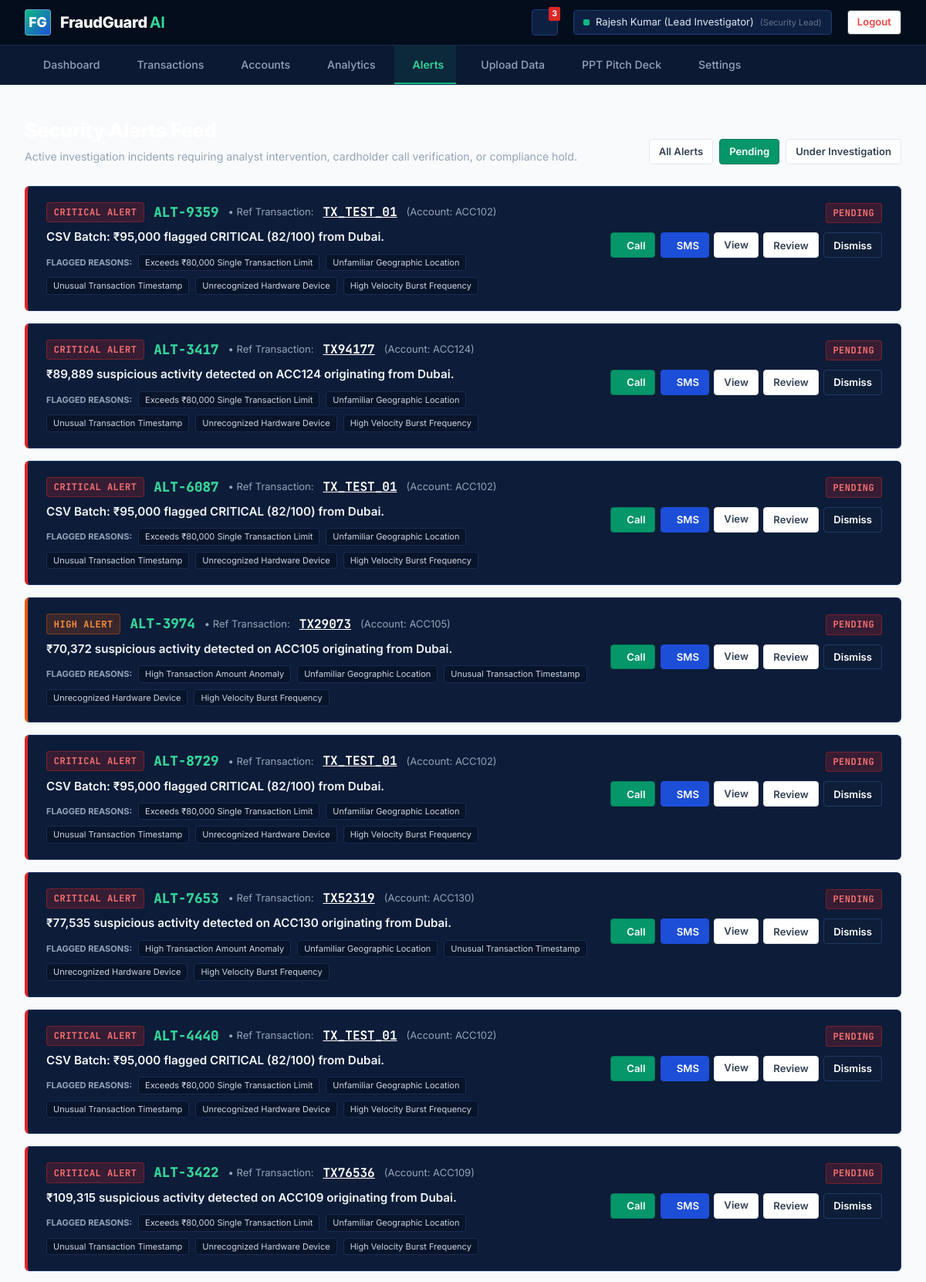
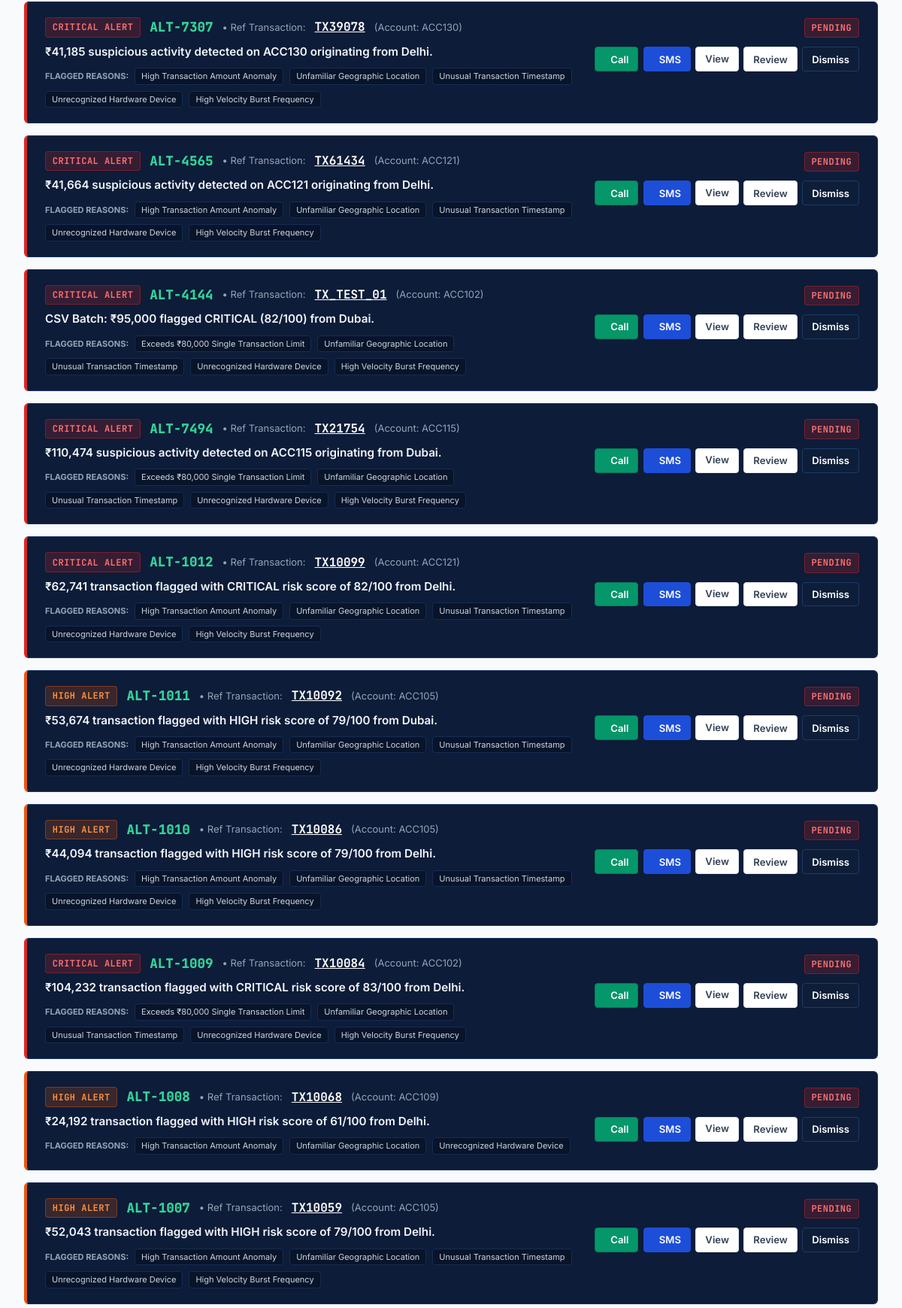
Screenshot of /alerts?status=PENDING (signed in, upper part) with the database file from the repository (2 pictures, top to bottom).
### tables this page shows
CREATE TABLE alerts (
            id INTEGER PRIMARY KEY AUTOINCREMENT,
            alert_id TEXT UNIQUE NOT NULL,
            transaction_id TEXT NOT NULL,
            account_id TEXT NOT NULL,
            severity TEXT NOT NULL,
            message TEXT NOT NULL,
            reasons TEXT DEFAULT '[]',
            status TEXT DEFAULT 'PENDING',
            created_at TIMESTAMP DEFAULT CURRENT_TIMESTAMP,
            FOREIGN KEY (transaction_id) REFERENCES transactions (transaction_id)
        );

### app.py (the view)
@app.route('/alerts')
@login_required
def alerts_view():
    status_filter = request.args.get('status', 'ALL')
    alerts_list = get_all_alerts(status_filter=status_filter)
    for a in alerts_list:
        try:
            a['reasons_list'] = json.loads(a['reasons']) if a['reasons'] else []
        except Exception:
            a['reasons_list'] = []
    return render_template('alerts.html', alerts=alerts_list, status_filter=status_filter)

### app.py (called while the page is built)
def login_required(f):
    @wraps(f)
    def decorated_function(*args, **kwargs):
        if 'user_id' not in session:
            if request.is_json or request.path.startswith('/api/'):
                return jsonify({'success': False, 'message': 'Authentication required. Please log in.'}), 401
            return redirect(url_for('login_view', next=request.url))
        return f(*args, **kwargs)
    return decorated_function

### database.py (called while the page is built)
def get_db_connection():
    os.makedirs(os.path.dirname(DB_PATH), exist_ok=True)
    conn = sqlite3.connect(DB_PATH, timeout=30.0)
    conn.row_factory = sqlite3.Row
    return conn

def get_all_alerts(status_filter=None):
    conn = get_db_connection()
    if status_filter and status_filter != 'ALL':
        rows = conn.execute('SELECT * FROM alerts WHERE status = ? ORDER BY id DESC', (status_filter,)).fetchall()
    else:
        rows = conn.execute('SELECT * FROM alerts ORDER BY id DESC').fetchall()
    conn.close()
    return [dict(r) for r in rows]

### templates/alerts.html (shortened to what this page needs)
{% extends "base.html" %}
{% block content %}
<div class="app-main-content">
    <div style="margin-bottom: 1.75rem; display: flex; justify-content: space-between; align-items: flex-end;">
        <div>
            <h1 style="font-size: 1.6rem; font-weight: 800; color: #FFFFFF; letter-spacing: -0.02em;">
            </h1>
            <p style="font-size: 0.88rem; color: #94A3B8; margin-top: 0.2rem;">
                Active investigation incidents requiring analyst intervention, cardholder call verification, or compliance hold.
            </p>
        </div>
        <div style="display: flex; gap: 0.5rem;">
            <a href="{{ url_for('alerts_view', status='ALL') }}" class="btn btn-sm {% if status_filter == 'ALL' %}btn-green{% else %}btn-secondary{% endif %}">
                All Alerts
            </a>
            <a href="{{ url_for('alerts_view', status='PENDING') }}" class="btn btn-sm {% if status_filter == 'PENDING' %}btn-green{% else %}btn-secondary{% endif %}">
                Pending
            </a>
            <a href="{{ url_for('alerts_view', status='UNDER_INVESTIGATION') }}" class="btn btn-sm {% if status_filter == 'UNDER_INVESTIGATION' %}btn-green{% else %}btn-secondary{% endif %}">
                Under Investigation
            </a>
        </div>
    </div>
    <div style="display: flex; flex-direction: column; gap: 1rem;">
        {% for alert in alerts %}
        <div id="alert-row-{{ alert.alert_id }}" class="panel-card" style="border-left: 4px solid {% if alert.severity == 'CRITICAL' %}#DC2626{% elif alert.severity == 'HIGH' %}#EA580C{% else %}#D97706{% endif %}; padding: 1.25rem 1.5rem;">
            <div style="display: flex; justify-content: space-between; align-items: flex-start; gap: 1.5rem; flex-wrap: wrap;">
                <div style="flex: 1; min-width: 320px;">
                    <div style="display: flex; align-items: center; gap: 0.75rem; margin-bottom: 0.5rem;">
                        <span class="risk-tag {{ alert.severity.lower() }}">
                            {{ alert.severity }} ALERT
                        </span>
                        <span class="mono" style="font-weight: 800; color: #34D399; font-size: 1.1rem;">
                            {{ alert.alert_id }}
                        </span>
                        <span style="color: #94A3B8; font-size: 13px;">&bull; Ref Transaction:</span>
                        <a href="{{ url_for('transaction_details_view', tx_id=alert.transaction_id) }}" class="mono" style="font-weight: 700; color: #FFFFFF; text-decoration: underline;">
                            {{ alert.transaction_id }}
                        </a>
                        <span style="color: #94A3B8; font-size: 13px;">(Account: {{ alert.account_id }})</span>
                    </div>
                    <div style="font-size: 0.95rem; font-weight: 600; color: #F1F5F9; margin-bottom: 0.6rem;">
                        {{ alert.message }}
                    </div>
                    {% if alert.reasons_list %}
                    <div style="display: flex; flex-wrap: wrap; gap: 0.5rem; align-items: center;">
                        <span style="font-size: 11px; font-weight: 700; color: #94A3B8; text-transform: uppercase;">FLAGGED REASONS:</span>
                        {% for r in alert.reasons_list %}
                        <span style="background: #08142A; border: 1px solid #162C54; border-radius: 4px; padding: 2px 8px; font-size: 11px; color: #CBD5E1;">
                            {{ r }}
                        </span>
                        {% endfor %}
                    </div>
                    {% endif %}
                </div>
                <div style="display: flex; flex-direction: column; align-items: flex-end; gap: 0.75rem;">
                    <div>
                        <span id="status-badge-{{ alert.alert_id }}" class="risk-tag {% if alert.status == 'PENDING' %}critical{% elif alert.status == 'UNDER_INVESTIGATION' %}medium{% else %}low{% endif %}">
                            {{ alert.status }}
                        </span>
                    </div>
                    <div style="display: flex; gap: 0.4rem; flex-wrap: wrap;">
                        <button class="btn btn-green btn-sm btn-call-customer" data-account-id="{{ alert.account_id }}" data-tx-id="{{ alert.transaction_id }}">
                             Call
                        </button>
                        <button class="btn btn-primary btn-sm btn-send-message" data-account-id="{{ alert.account_id }}" data-tx-id="{{ alert.transaction_id }}">
                             SMS
                        </button>
                        <a href="{{ url_for('transaction_details_view', tx_id=alert.transaction_id) }}" class="btn btn-secondary btn-sm">
                            View
                        </a>
                        <button class="btn btn-secondary btn-sm btn-review-alert" data-alert-id="{{ alert.alert_id }}">
                            Review
                        </button>
                        <button class="btn btn-dark btn-sm btn-dismiss-alert" data-alert-id="{{ alert.alert_id }}">
                            Dismiss
                        </button>
                    </div>
                </div>
            </div>
        </div>
        {% endfor %}
    </div>
</div>
{% endblock %}

### static/css/style.css (style rules this page uses)
:root { --navy-dark: #071224; --navy-surface: #0E1E38; --navy-card: #13274A; --navy-border: #1E3A68; --blue-primary: #1D4ED8; --blue-hover: #1E40AF; --blue-light: #EFF6FF; --blue-subtle: #DBEAFE; --blue-accent: #38BDF8; --emerald-primary: #059669; --emerald-accent: #10B981; --emerald-light: #ECFDF5; --emerald-dark: #064E3B; --emerald-border: #6EE7B7; --teal-accent: #0D9488; --teal-light: #CCFBF1; --teal-dark: #115E59; --off-white: #F8FAFC; --cream-surface: #F0FDF4; --gray-subtle: #E2E8F0; --gray-muted: #64748B; --gray-dark: #334155; --text-main: #0F172A; --text-light: #F1F5F9; --text-muted: #94A3B8; --risk-critical: #DC2626; --risk-critical-bg: #FEF2F2; --risk-high: #EA580C; --risk-high-bg: #FFF7ED; --risk-medium: #D97706; --risk-medium-bg: #FFFBEB; --risk-low: #059669; --risk-low-bg: #ECFDF5; --radius-xs: 2px; --radius-sm: 4px; --radius-md: 6px; --radius-lg: 8px; --shadow-sm: 0 1px 2px 0 rgba(0, 0, 0, 0.05); --shadow-md: 0 4px 6px -1px rgba(0, 0, 0, 0.1), 0 2px 4px -1px rgba(0, 0, 0, 0.06); --shadow-lg: 0 10px 15px -3px rgba(0, 0, 0, 0.15), 0 4px 6px -2px rgba(0, 0, 0, 0.05); }
* { box-sizing: border-box; margin: 0; padding: 0; }
body { font-family: 'Inter', -apple-system, BlinkMacSystemFont, 'Segoe UI', Roboto, sans-serif; color: var(--text-main); background-color: var(--off-white); line-height: 1.5; -webkit-font-smoothing: antialiased; }
code, pre, .mono { font-family: 'JetBrains Mono', monospace; }
a { color: inherit; text-decoration: none; }
.btn { display: inline-flex; align-items: center; justify-content: center; gap: 0.5rem; font-family: inherit; font-size: 0.9rem; font-weight: 600; padding: 0.6rem 1.25rem; border-radius: var(--radius-sm); border: 1px solid transparent; cursor: pointer; transition: background-color 0.15s ease, border-color 0.15s ease, transform 0.1s ease; text-align: center; white-space: nowrap; }
.btn-primary { background-color: var(--blue-primary); color: #FFFFFF; border-color: #1D4ED8; }
.btn-green, .btn-emerald { background-color: var(--emerald-primary); color: #FFFFFF; border-color: #047857; }
.btn-dark { background-color: var(--navy-surface); color: #FFFFFF; border-color: var(--navy-border); }
.btn-secondary { background-color: #FFFFFF; color: var(--gray-dark); border-color: var(--gray-subtle); }
.btn-sm { padding: 0.35rem 0.75rem; font-size: 0.82rem; border-radius: var(--radius-sm); }
.app-main-content { flex: 1; padding: 2rem; max-width: 1440px; margin: 0 auto; width: 100%; }
.panel-card { background: #0D1C38; border: 1px solid #1A3464; border-radius: var(--radius-md); padding: 1.5rem; }
.risk-tag { display: inline-block; padding: 0.2rem 0.55rem; font-size: 0.75rem; font-weight: 700; letter-spacing: 0.04em; border-radius: var(--radius-sm); border: 1px solid transparent; font-family: 'JetBrains Mono', monospace; }
.risk-tag.critical, .risk-tag.blocked { background: rgba(220, 38, 38, 0.2); color: #F87171; border-color: rgba(220, 38, 38, 0.4); }
.risk-tag.high { background: rgba(234, 88, 12, 0.2); color: #FB923C; border-color: rgba(234, 88, 12, 0.4); }

### rows the page displays
alerts: severity "CRITICAL", alert_id "ALT-9359", transaction_id "TX_TEST_01", account_id "ACC102", message "CSV Batch: ₹95,000 flagged CRITICAL (82/100) from Dubai.", reasons_list "Exceeds ₹80,000 Single Transaction Limit" "Unfamiliar Geographic Location" "Unusual Transaction Timestamp" "Unrecognized Hardware Device" "High Velocity Burst Frequency", status "PENDING"
alerts: severity "CRITICAL", alert_id "ALT-3417", transaction_id "TX94177", account_id "ACC124", message "₹89,889 suspicious activity detected on ACC124 originating from Dubai.", reasons_list "Exceeds ₹80,000 Single Transaction Limit" "Unfamiliar Geographic Location" "Unusual Transaction Timestamp" "Unrecognized Hardware Device" "High Velocity Burst Frequency", status "PENDING"
alerts: severity "CRITICAL", alert_id "ALT-6087", transaction_id "TX_TEST_01", account_id "ACC102", message "CSV Batch: ₹95,000 flagged CRITICAL (82/100) from Dubai.", reasons_list "Exceeds ₹80,000 Single Transaction Limit" "Unfamiliar Geographic Location" "Unusual Transaction Timestamp" "Unrecognized Hardware Device" "High Velocity Burst Frequency", status "PENDING"
alerts: severity "HIGH", alert_id "ALT-3974", transaction_id "TX29073", account_id "ACC105", message "₹70,372 suspicious activity detected on ACC105 originating from Dubai.", reasons_list "High Transaction Amount Anomaly" "Unfamiliar Geographic Location" "Unusual Transaction Timestamp" "Unrecognized Hardware Device" "High Velocity Burst Frequency", status "PENDING"
alerts: severity "CRITICAL", alert_id "ALT-8729", transaction_id "TX_TEST_01", account_id "ACC102", message "CSV Batch: ₹95,000 flagged CRITICAL (82/100) from Dubai.", reasons_list "Exceeds ₹80,000 Single Transaction Limit" "Unfamiliar Geographic Location" "Unusual Transaction Timestamp" "Unrecognized Hardware Device" "High Velocity Burst Frequency", status "PENDING"
alerts: severity "CRITICAL", alert_id "ALT-7653", transaction_id "TX52319", account_id "ACC130", message "₹77,535 suspicious activity detected on ACC130 originating from Dubai.", reasons_list "High Transaction Amount Anomaly" "Unfamiliar Geographic Location" "Unusual Transaction Timestamp" "Unrecognized Hardware Device" "High Velocity Burst Frequency", status "PENDING"
alerts: severity "CRITICAL", alert_id "ALT-4440", transaction_id "TX_TEST_01", account_id "ACC102", message "CSV Batch: ₹95,000 flagged CRITICAL (82/100) from Dubai.", reasons_list "Exceeds ₹80,000 Single Transaction Limit" "Unfamiliar Geographic Location" "Unusual Transaction Timestamp" "Unrecognized Hardware Device" "High Velocity Burst Frequency", status "PENDING"
alerts: severity "CRITICAL", alert_id "ALT-3422", transaction_id "TX76536", account_id "ACC109", message "₹109,315 suspicious activity detected on ACC109 originating from Dubai.", reasons_list "Exceeds ₹80,000 Single Transaction Limit" "Unfamiliar Geographic Location" "Unusual Transaction Timestamp" "Unrecognized Hardware Device" "High Velocity Burst Frequency", status "PENDING"
alerts: severity "CRITICAL", alert_id "ALT-7307", transaction_id "TX39078", account_id "ACC130", message "₹41,185 suspicious activity detected on ACC130 originating from Delhi.", reasons_list "High Transaction Amount Anomaly" "Unfamiliar Geographic Location" "Unusual Transaction Timestamp" "Unrecognized Hardware Device" "High Velocity Burst Frequency", status "PENDING"
alerts: severity "CRITICAL", alert_id "ALT-4565", transaction_id "TX61434", account_id "ACC121", message "₹41,664 suspicious activity detected on ACC121 originating from Delhi.", reasons_list "High Transaction Amount Anomaly" "Unfamiliar Geographic Location" "Unusual Transaction Timestamp" "Unrecognized Hardware Device" "High Velocity Burst Frequency", status "PENDING"
alerts: severity "CRITICAL", alert_id "ALT-4144", transaction_id "TX_TEST_01", account_id "ACC102", message "CSV Batch: ₹95,000 flagged CRITICAL (82/100) from Dubai.", reasons_list "Exceeds ₹80,000 Single Transaction Limit" "Unfamiliar Geographic Location" "Unusual Transaction Timestamp" "Unrecognized Hardware Device" "High Velocity Burst Frequency", status "PENDING"
alerts: severity "CRITICAL", alert_id "ALT-7494", transaction_id "TX21754", account_id "ACC115", message "₹110,474 suspicious activity detected on ACC115 originating from Dubai.", reasons_list "Exceeds ₹80,000 Single Transaction Limit" "Unfamiliar Geographic Location" "Unusual Transaction Timestamp" "Unrecognized Hardware Device" "High Velocity Burst Frequency", status "PENDING"
alerts: severity "CRITICAL", alert_id "ALT-1012", transaction_id "TX10099", account_id "ACC121", message "₹62,741 transaction flagged with CRITICAL risk score of 82/100 from Delhi.", reasons_list "High Transaction Amount Anomaly" "Unfamiliar Geographic Location" "Unusual Transaction Timestamp" "Unrecognized Hardware Device" "High Velocity Burst Frequency", status "PENDING"
alerts: severity "HIGH", alert_id "ALT-1011", transaction_id "TX10092", account_id "ACC105", message "₹53,674 transaction flagged with HIGH risk score of 79/100 from Dubai.", reasons_list "High Transaction Amount Anomaly" "Unfamiliar Geographic Location" "Unusual Transaction Timestamp" "Unrecognized Hardware Device" "High Velocity Burst Frequency", status "PENDING"
alerts: severity "HIGH", alert_id "ALT-1010", transaction_id "TX10086", account_id "ACC105", message "₹44,094 transaction flagged with HIGH risk score of 79/100 from Delhi.", reasons_list "High Transaction Amount Anomaly" "Unfamiliar Geographic Location" "Unusual Transaction Timestamp" "Unrecognized Hardware Device" "High Velocity Burst Frequency", status "PENDING"
alerts: severity "CRITICAL", alert_id "ALT-1009", transaction_id "TX10084", account_id "ACC102", message "₹104,232 transaction flagged with CRITICAL risk score of 83/100 from Delhi.", reasons_list "Exceeds ₹80,000 Single Transaction Limit" "Unfamiliar Geographic Location" "Unusual Transaction Timestamp" "Unrecognized Hardware Device" "High Velocity Burst Frequency", status "PENDING"
alerts: severity "HIGH", alert_id "ALT-1008", transaction_id "TX10068", account_id "ACC109", message "₹24,192 transaction flagged with HIGH risk score of 61/100 from Delhi.", reasons_list "High Transaction Amount Anomaly" "Unfamiliar Geographic Location" "Unrecognized Hardware Device", status "PENDING"
alerts: severity "HIGH", alert_id "ALT-1007", transaction_id "TX10059", account_id "ACC105", message "₹52,043 transaction flagged with HIGH risk score of 79/100 from Delhi.", reasons_list "High Transaction Amount Anomaly" "Unfamiliar Geographic Location" "Unusual Transaction Timestamp" "Unrecognized Hardware Device" "High Velocity Burst Frequency", status "PENDING"

### other values shown
{{ session.get('user_name', 'Administrator') }} "Rajesh Kumar (Lead Investigator)"
